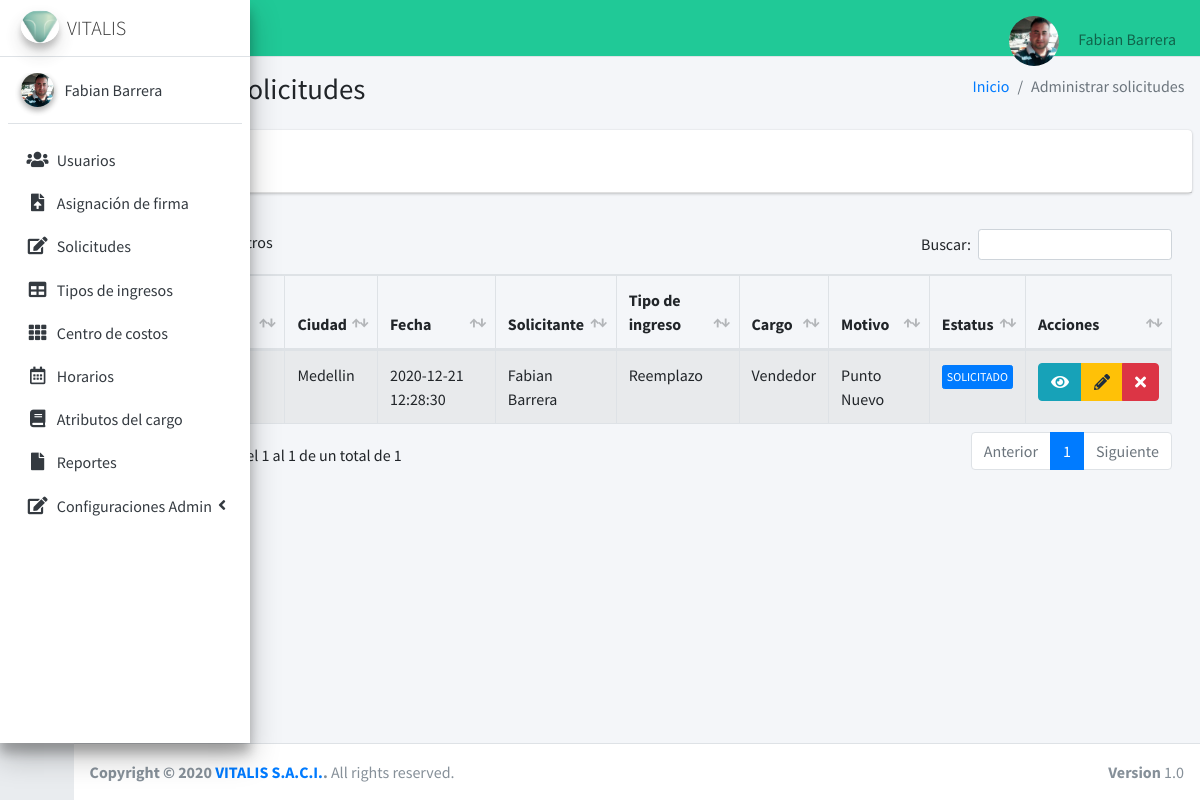
Page /solicitudes (signed in) on the earlier database version.
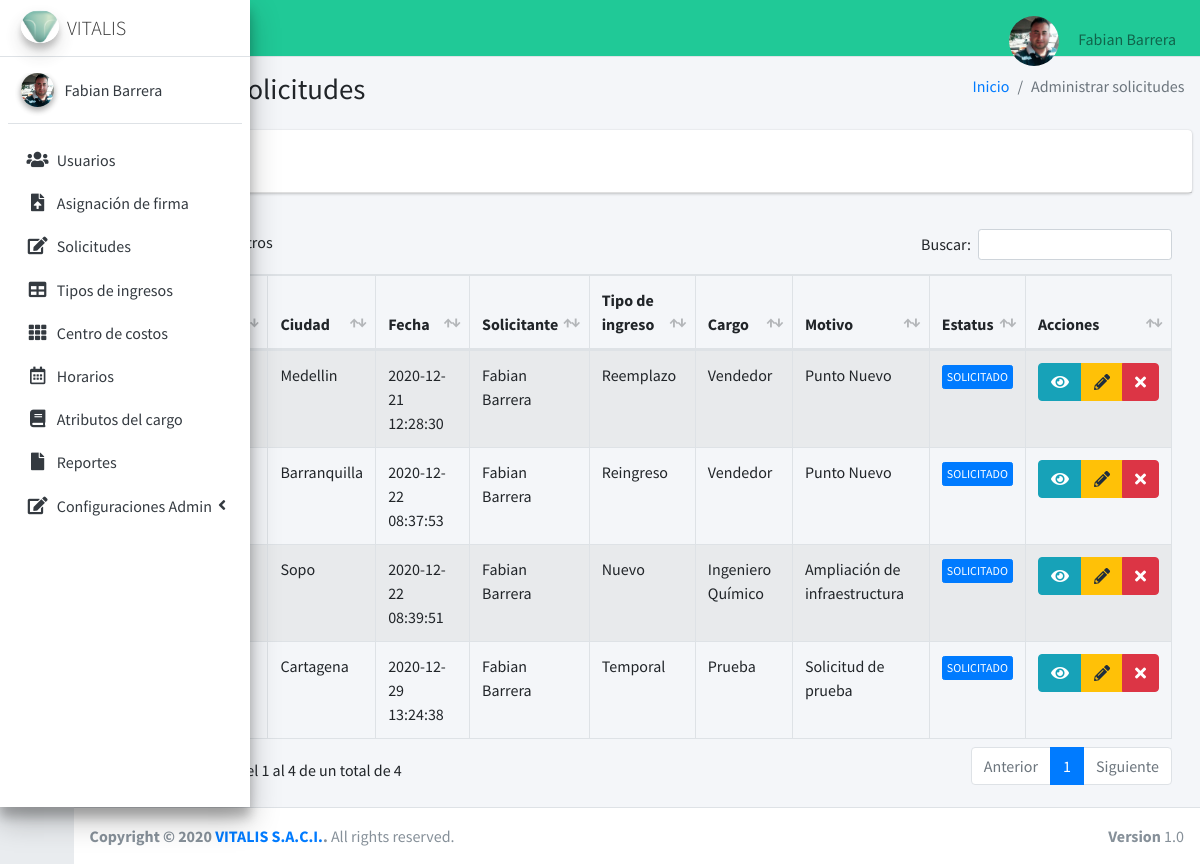
Same page on the later database version.
### tables this page shows
CREATE TABLE `solicitud` (
  `id` int(11) NOT NULL,
  `ciudad` varchar(30) DEFAULT NULL,
  `fecha` datetime DEFAULT current_timestamp(),
  `formacion` text NOT NULL,
  `otra_formacion` varchar(100) DEFAULT NULL,
  `genero` varchar(20) NOT NULL,
  `fecha_estado` timestamp NOT NULL DEFAULT current_timestamp(),
  `exp_lab` text DEFAULT NULL,
  `tiempo_exp` text NOT NULL,
  `ciudad_labor` text NOT NULL,
  `tipo_salario` varchar(100) NOT NULL,
  `monto_salario` varchar(250) DEFAULT NULL,
  `tipo_contrato` varchar(100) NOT NULL,
  `otra_duracion` varchar(100) NOT NULL,
  `observaciones` text NOT NULL,
  `id_usuario` int(11) NOT NULL,
  `motivo` text NOT NULL,
  `cargo_solicitado` text NOT NULL,
  `area_personal` text NOT NULL,
  `codigo_ceco` varchar(20) NOT NULL,
  `horario` varchar(100) NOT NULL,
  `tipo_ingreso` varchar(50) NOT NULL,
  `estatus` text NOT NULL,
  `fecha_recepcion` timestamp NOT NULL DEFAULT current_timestamp(),
  `fecha_contratacion` date NOT NULL,
  `nombre_candidato` text NOT NULL,
  `usuario_sap` varchar(11) NOT NULL,
  `experiencia_en` varchar(250) NOT NULL,
  `ti_pc` text DEFAULT NULL,
  `pc_observaciones` varchar(100) NOT NULL,
  `ti_telefono` text DEFAULT NULL,
  `tel_observaciones` varchar(100) NOT NULL,
  `ti_correo` text DEFAULT NULL,
  `correo_observaciones` varchar(100) NOT NULL,
  `ti_observaciones` varchar(250) NOT NULL,
  `permisos` varchar(250) NOT NULL,
  `codigo` int(11) NOT NULL,
  `nombre_ceco` text NOT NULL,
  `firma_solicitante` text NOT NULL,
  `nombre_director` varchar(100) NOT NULL,
  `firma_director` text NOT NULL,
  `nombre_df` varchar(100) NOT NULL,
  `firma_df` text NOT NULL
);

CREATE TABLE `usuarios` (
  `iduser` int(11) NOT NULL,
  `nombre` varchar(100) NOT NULL,
  `correo` varchar(50) NOT NULL,
  `usuario` text DEFAULT NULL,
  `password` text NOT NULL,
  `perfil` text NOT NULL,
  `area` text NOT NULL,
  `estado` int(11) NOT NULL,
  `fecha` timestamp NULL DEFAULT current_timestamp(),
  `foto` text NOT NULL,
  `telefono` bigint(50) DEFAULT NULL,
  `solicitudes` int(11) DEFAULT NULL,
  `ultimologin` datetime DEFAULT NULL
);

### controladores/plantilla.controlador.php (called while the page is built)
<?php
class ControladorPlantilla{
    static public function ctrPlantilla(){
        include "vistas/plantilla.php";
    }
}

### index.php (called while the page is built, shortened)
<?php
  require_once "controladores/plantilla.controlador.php";
  require_once "controladores/usuarios.controlador.php";
  require_once "controladores/solicitudes.controlador.php";
  require_once "controladores/centroCostos.controlador.php";
  require_once "modelos/usuarios.modelo.php";
  require_once "modelos/solicitudes.modelo.php";
  $plantilla =new ControladorPlantilla();
  $plantilla -> ctrPlantilla();
  ?>

### controladores/solicitudes.controlador.php (called while the page is built, shortened)
<?php
    class ControladorSolicitudes{
	static public function ctrMostrarSolicitudes($item, $valor){
		$tabla = "solicitud";
		$respuesta = ModeloSolicitudes::mdlMostrarSolicitudes($tabla, $item, $valor);
		return $respuesta;
	}
}

### modelos/conexion.php (called while the page is built)
<?php
class Conexion{
	static public function conectar(){
		$link = new PDO("mysql:host=localhost;dbname=vitaweb",
			            "root",
			            "");
		$link->exec("set names utf8");
		return $link;
	}
}

### modelos/solicitudes.modelo.php (called while the page is built, shortened)
<?php
class ModeloSolicitudes{
    static public function mdlMostrarSolicitudes($tabla, $item, $valor){
        if ($item != null) {
            $stmt = Conexion::conectar()->prepare("SELECT * FROM $tabla WHERE $item = :$item ORDER BY id ASC");
            $stmt -> bindParam(":".$item, $valor, PDO::PARAM_STR);
            $stmt -> execute();
            return $stmt ->fetch();
        }else {
            $stmt = Conexion::conectar()->prepare("SELECT * FROM $tabla ORDER BY id ASC");
            $stmt -> execute();
            return $stmt ->fetchAll();
        }
    }
}

### controladores/usuarios.controlador.php (called while the page is built, shortened)
<?php
class ControladorUsuarios{
	static public function ctrMostrarUsuarios($item, $valor){
		$tabla = "usuarios";
		$respuesta = ModeloUsuarios::mdlMostrarUsuarios($tabla, $item, $valor);
		return $respuesta;
	}
}

### modelos/usuarios.modelo.php (called while the page is built, shortened)
<?php
require_once "conexion.php";
class ModeloUsuarios{
	static public function mdlMostrarUsuarios($tabla, $item, $valor){
		if ($item != null) {
			$stmt = Conexion::conectar()->prepare("SELECT * FROM $tabla WHERE $item = :$item");
        	$stmt -> bindParam(":".$item, $valor, PDO::PARAM_STR);
        	$stmt -> execute();
        	return $stmt -> fetch();
		}else{
			$stmt = Conexion::conectar()->prepare("SELECT * FROM $tabla");
        	$stmt -> execute();
        	return $stmt -> fetchAll();
		}
    }
}

### vistas/modulos/solicitudes.php (the view, shortened to what this page needs)
<div class="content-wrapper">
  <section class="content-header">
    <div class="container-fluid">
      <div class="row mb-2">
        <div class="col-sm-6">
          <h1>Administrar solicitudes</h1>
        </div>
        <div class="col-sm-6">
          <ol class="breadcrumb float-sm-right">
            <li class="breadcrumb-item"><a href="inicio">Inicio</a></li>
            <li class="breadcrumb-item active">Administrar solicitudes</li>
          </ol>
        </div>
      </div>
    </div>
  </section>
  <section class="content">
    <div class="card">
      <div class="card-header">
        <a href="crear-solicitud">
        <button type="button" class="btn btn-primary">
        </button>
        </a>
      </div>
    </div>
    <div class="card-body">
      <table id="example1" class="table table-bordered table-striped">
        <thead>
          <tr>
            <th style="width: 10px;" >#</th>
            <th>Codigo Solicitud</th>
            <th>Ciudad</th>
            <th>Fecha</th>
            <th>Solicitante</th>
            <th>Tipo de ingreso</th>
            <th>Cargo</th>
            <th>Motivo</th>
            <th>Estatus</th>
            <th>Acciones</th>
          </tr>
        </thead>
        <tbody>
          <?php
            $item = null;
            $valor = null;
            $respuesta = ControladorSolicitudes::ctrMostrarSolicitudes($item, $valor);
            foreach ($respuesta as $key => $value) {
               echo '
               <tr>
               <td>'.($key+1).'</td>
               <td>'.$value["codigo"].'</td>
               <td>'.$value["ciudad"].'</td>
               <td>'.$value["fecha"].'</td>';
               $itemUsuario = "usuario";
               $valorUsuario = $value["id_usuario"];
               $respuestaUsuario = ControladorUsuarios::ctrMostrarUsuarios($itemUsuario, $valorUsuario);
               echo '<td>'.$respuestaUsuario["nombre"].'</td>
               <td>'.$value["tipo_ingreso"].'</td>
               <td>'.$value["cargo_solicitado"].'</td>
               <td>'.$value["motivo"].'</td>
               <td><button class="btn btn-primary btn-xs">SOLICITADO</button></td>
               <td>
                 <div class="btn-group">
                   <button class="btn btn-info"><i class="fas fa-eye"></i></button>
                   <button class="btn btn-warning btnEditarSolicitud" idSolicitud="'.$value["id"].'"><i class="fas fa-pencil-alt"></i></button>
                   <button class="btn btn-danger"><i class="fa fa-times"></i></button>
                 </div>
               </td>
             </tr>
               ';
            }
          ?>
        </tbody>
      </table>
    </div>
</div>
</div>

### vistas/plantilla.php (shortened to what this page needs)
<!DOCTYPE html>
<html>
<head>
  <link rel="stylesheet" href="vistas/plugins/fontawesome-free/css/all.min.css">
  <link rel="stylesheet" href="https://code.ionicframework.com/ionicons/2.0.1/css/ionicons.min.css">
  <link rel="stylesheet" href="vistas/plugins/datatables-bs4/css/dataTables.bootstrap4.min.css">
  <link rel="stylesheet" href="vistas/plugins/datatables-responsive/css/responsive.bootstrap4.min.css">
  <link rel="stylesheet" href="vistas/plugins/tempusdominus-bootstrap-4/css/tempusdominus-bootstrap-4.min.css">
  <link rel="stylesheet" href="vistas/plugins/icheck-bootstrap/icheck-bootstrap.min.css">
  <link rel="stylesheet" href="vistas/plugins/jqvmap/jqvmap.min.css">
  <link rel="stylesheet" href="vistas/dist/css/adminlte.css">
  <link rel="stylesheet" href="vistas/plugins/overlayScrollbars/css/OverlayScrollbars.min.css">
  <link rel="stylesheet" href="vistas/plugins/daterangepicker/daterangepicker.css">
  <link rel="stylesheet" href="vistas/plugins/summernote/summernote-bs4.css">
</head>
<body class="hold-transition sidebar-collapse sidebar-mini login-page">
  <?php
  if (isset($_SESSION["iniciarSesion"]) && $_SESSION["iniciarSesion"] == "ok") {
    echo '<div class="wrapper">';
    include "modulos/nav.php";
    include "modulos/menu.php";
    if (isset($_GET["ruta"])) {
      if (
        $_GET["ruta"] == "inicio" ||
        $_GET["ruta"] == "usuarios" ||
        $_GET["ruta"] == "asignacionFirma" ||
        $_GET["ruta"] == "solicitudes" ||
        $_GET["ruta"] == "crear-solicitud" ||
        $_GET["ruta"] == "editar-solicitud" ||
        $_GET["ruta"] == "tiposIngreso" ||
        $_GET["ruta"] == "centroCostos" ||
        $_GET["ruta"] == "horarios" ||
        $_GET["ruta"] == "atributosCargo" ||
        $_GET["ruta"] == "reportes" ||
        $_GET["ruta"] == "configuraciones" ||
        $_GET["ruta"] == "configurarCorreo" ||
        $_GET["ruta"] == "datosFormato" ||
        $_GET["ruta"] == "perfiles" ||
        $_GET["ruta"] == "login" ||
        $_GET["ruta"] == "salir"
      ) {
        include "modulos/" . $_GET["ruta"] . ".php";
      } else {
        include "modulos/404.php";
      }
    } else {
      include "modulos/inicio.php";
    }
    include "modulos/footer.php";
  } else {
    include "modulos/login.php";
  }
  ?>
</body>
</html>

### vistas/modulos/nav.php (shortened to what this page needs)
<nav class="main-header navbar navbar-expand navbar-teal navbar-light">
    <ul class="navbar-nav">
        <li class="nav-item">
            <a class="nav-link" data-widget="pushmenu" href="#" role="button"><i class="fas fa-bars"></i></a>
        </li>
    </ul>
    <ul class="navbar-nav ml-auto">
        <li class="nav-item dropdown user-menu">
            <a href="#" class="nav-link dropdown-toggle" data-toggle="dropdown" aria-expanded="false">
            <?php
                   if ($_SESSION["foto"] != ""){
                   echo '<img src="'.$_SESSION["foto"].'"class="img-size-50 mr-3 img-circle">';
                   }else {
                   echo '<img src="vistas/img/usuarios/user1.jpg" class="img-size-50 mr-3 img-circle">';
                   }
                   ?>
                <span class="d-none d-md-inline"> <?php echo $_SESSION["nombre"]; ?></span>
            </a>
        </li>
    </ul>
</nav>

### vistas/modulos/menu.php (shortened to what this page needs)
<aside class="main-sidebar sidebar-light-primary elevation-4">
    <a href="inicio" class="brand-link">
      <img src="vistas/dist/img/logo3.png" alt="AdminLTE Logo" class="brand-image img-circle elevation-3"
           style="opacity: .8">
      <span class="brand-text font-weight-light">VITALIS</span>
    </a>
    <div class="sidebar">
      <div class="user-panel mt-3 pb-3 mb-3 d-flex">
        <div class="image">
        <?php
                   if ($_SESSION["foto"] != ""){
                    echo '<img src="'.$_SESSION["foto"].'"class="img-circle elevation-2">';
                   }else {
                    echo '<img src="vistas/img/usuarios/user5.png" class="img-circle elevation-2" alt="User Image">';
                   }
                ?>
        </div>
        <div class="info">
          <a href="#" class="d-block"><?php echo $_SESSION["nombre"]; ?></a>
        </div>
      </div>
      <nav class="mt-2">
        <ul class="nav nav-pills nav-sidebar flex-column" data-widget="treeview" role="menu" data-accordion="false">
               <li class="nav-item">
            <a href="usuarios" class="nav-link">
              <i class="nav-icon fas fa-users"></i>
              <p>
                Usuarios
              </p>
            </a>
            <li class="nav-item">
            <a href="asignacionFirma" class="nav-link">
            <i class="nav-icon fas fa-file-upload"></i>
              <p>
                Asignación de firma
              </p>
            </a>
            <li class="nav-item">
            <a href="solicitudes" class="nav-link">
            <i class="nav-icon fas fa-edit"></i>
              <p>
                Solicitudes
              </p>
            </a>
          <li class="nav-item">
            <a href="tiposIngreso" class="nav-link">
            <i class="nav-icon fas fa-table"></i>
              <p>
                Tipos de ingresos
              </p>
            </a>
          </li>
          <li class="nav-item">
            <a href="centroCostos" class="nav-link">
              <i class="nav-icon fas fa-th"></i>
              <p>
                Centro de costos
              </p>
            </a>
          </li>
          <li class="nav-item">
            <a href="horarios" class="nav-link">
              <i class="nav-icon far fa-calendar-alt"></i>
              <p>
                Horarios
              </p>
            </a>
          </li>
          <li class="nav-item">
            <a href="atributosCargo" class="nav-link">
              <i class="nav-icon fas fa-book"></i>
              <p>
                Atributos del cargo
              </p>
            </a>
          </li>
          <li class="nav-item">
            <a href="reportes" class="nav-link">
              <i class="nav-icon fas fa-file"></i>
              <p>
                Reportes
              </p>
            </a>
          </li>
          <li class="nav-item has-treeview">
            <a href="configuraciones" class="nav-link">
            <i class="nav-icon fas fa-edit"></i>
              <p>
                Configuraciones Admin
                <i class="right fas fa-angle-left"></i>
              </p>
            </a>
          </li>
            </ul>
      </nav>
    </div>
  </aside>

### vistas/modulos/footer.php
<footer class="main-footer">
    <strong>Copyright &copy; 2020 <a href="#">VITALIS S.A.C.I.</a>.</strong>
    All rights reserved.
    <div class="float-right d-none d-sm-inline-block">
      <b>Version</b> 1.0
    </div>
  </footer>

Differences in the rows shown:
added solicitud: ciudad "Barranquilla", fecha "2020-12-22 08:37:53", usuarios.nombre "Fabian Barrera", tipo_ingreso "Reingreso", cargo_solicitado "Vendedor", motivo "Punto Nuevo"
added solicitud: ciudad "Sopo", fecha "2020-12-22 08:39:51", usuarios.nombre "Fabian Barrera", tipo_ingreso "Nuevo", cargo_solicitado "Ingeniero Químico", motivo "Ampliación de infraestructura"
added solicitud: ciudad "Cartagena", fecha "2020-12-29 13:24:38", usuarios.nombre "Fabian Barrera", tipo_ingreso "Temporal", cargo_solicitado "Prueba", motivo "Solicitud de prueba"
Other differences:
text written by a page script: "Buscar: Mostrando registros del 1 al 1 de un total de 1 Anterior 1 Siguiente" → "Buscar: Mostrando registros del 1 al 4 de un total de 4 Anterior 1 Siguiente"
